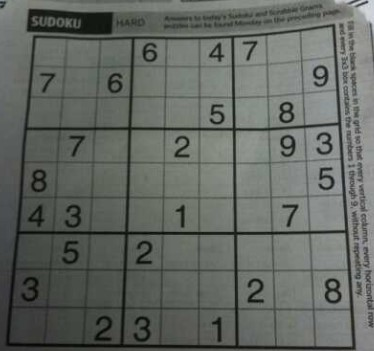
#> input picture int-cv-1/images/sudoku.jpg, 374 x 351 px, found by its file name
$ jupyter execute 'Grid Detection.ipynb'   (shell and % lines are left out)
#> lines starting #> are read from the running program, lines starting #| are printed output that depends on the picture; after the words box and inside, x2 and y2 are one past the last pixel; in counts of white or black regions, pixels touching at a corner belong together
# **Grid Detection With OpenCV-Python**

## Grid Detection on a Sudoku Puzzle

In this computer vision technique, we are going to learn about detecting the Sudoku puzzle pattern using OpenCV. This technique will let us create augmented-reality-based experiences for our projects and allows us to familiarize with the techniques used for pattern detection using OpenCV, in specific, _**Grid Detection**_.

The code involves the following steps:

1. Downsampling the image.
2. Blurring it.
3. Applying adaptive threshold.
4. Finding biggest grid that will match the Sudoku puzzle.
5. Cropping the image.
6. Finding and drawing contours.

### Install OpenCV

[cell 1]
# Step 1: Install OpenCV

### Import necessary packages and libraries

[cell 2]
# Step 2: Import necessary packages and libraries
import cv2
import numpy as np
import matplotlib.pyplot as plt

### Load the Sudoku Input mage

[cell 3]
# Step 3: Load the Input Image
img = cv2.imread('E:/DevIncept/Intern-Work/int-cv-1/images/sudoku.jpg')
#> img is the input picture: shape (351, 374, 3); mean B, G, R 98.4, 103.6, 99.2
plt.title('Input Image', color='r'), plt.xticks([]), plt.yticks([])
plt.imshow(img)
plt.show()

### Downsample the image by converting it to Grayscale

[cell 4]
# Step 4: COnvert to Grayscale
gray = cv2.cvtColor(img, cv2.COLOR_BGR2GRAY)
plt.title('Grayscale Image', color='r'), plt.xticks([]), plt.yticks([])
plt.imshow(gray)
plt.show()

### Gaussian Blur to Remove Noise

[cell 5]
# Step 5: Apply Gaussian Blur to Remove Noise
blur = cv2.GaussianBlur(gray, (5,5), 0)
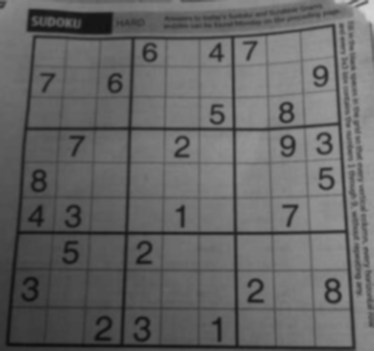
#> blur: shape (351, 374); min 16, max 212, mean 101.8
plt.title('Gaussian Blurred Image', color='r'), plt.xticks([]), plt.yticks([])
plt.imshow(blur)
plt.show()

The above technique is performed to make the extraction of Grid lines much easier.

### Adaptive Thresholding

Now, we are going to apply _**Adaptive Thresholding**_. This step is crucial because normal thresholding thresholds the image as a whole, whereas adaptive threshold thresholds the image taking an optimum value for a local neighborhood.

The input image may have varying illumination levels, so a good choice for using a thresholding algorithm would be an adaptive threshold. It calculates the threshold level of many small windows in the image. This threshold level is then calculated using the mean level in the window.

[cell 6]
# Step 6: Apply Adaptive Thresholding
thresh = cv2.adaptiveThreshold(blur, 255, 1, 1, 11, 2)
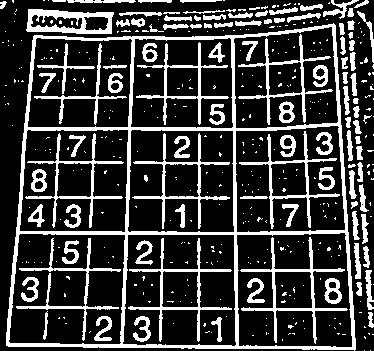
#> thresh: shape (351, 374); 23% white; 432 white regions (329 under 20 px)
plt.title('Thresholded Image', color='r'), plt.xticks([]), plt.yticks([])
plt.imshow(thresh)
plt.show()

### Finding biggest grid that will match the Sudoku puzzle

Now it’s time to find the Sudoku borders from the thresholded image. We shall assume that the biggest square in the image is the Sudoku square. Therefore, we shall find out the biggest grid.

We shall start by finding out the contours in the thresholded image. After finding out the contours, we start to look at the biggest grid. The biggest grid will be the one that will have maximum area, so we will process all the contours to find the one that has the maximum area.

[cell 7]
contours, _ = cv2.findContours(thresh, cv2.RETR_TREE, cv2.CHAIN_APPROX_SIMPLE)
#> contours = 465 contours, 341 with area under 20; largest, box (x1, y1, x2, y2) and area: (6, 23, 356, 351) 102070, (236, 232, 353, 348) 12541, (122, 234, 237, 347) 12114, (8, 233, 126, 345) 11996, (235, 125, 346, 233) 10886

max_area = 0
c = 0
for i in contours:
    area = cv2.contourArea(i)
    if area > 1000:
        if area > max_area:
            max_area = area
            best_cnt = i
            img = cv2.drawContours(img, contours, c, (0, 255, 0), 3)
    c+=1
#> this loop made 465 passes
#> (area, max_area) on pass 103: (102070, 102070)
#> area on passes 7, 11, 12, 13, 14, 16: 44.5, 46, 141.5, 69, 129.5, 100
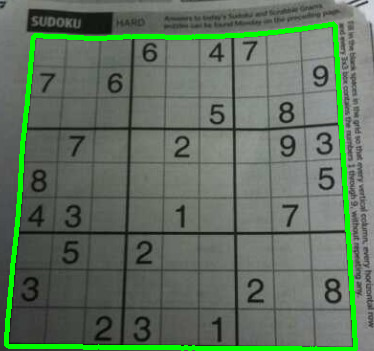
#> img: shape (351, 374, 3); 4.85% of pixels changed, all inside (x1, y1, x2, y2) = (4, 21, 358, 351)
#> after the loop, best_cnt = contour of 175 points, box (x1, y1, x2, y2) (6, 23, 356, 351), area 102070; c = 465; max_area = 102070

With only the borders of the Sudoku puzzle, the next thing is to create a mask image according to these borders, so that we will only detect the grids inside the borders.

[cell 8]
# Step 7: Masking the image
mask = np.zeros((gray.shape),np.uint8)
cv2.drawContours(mask,[best_cnt],0,255,-1)
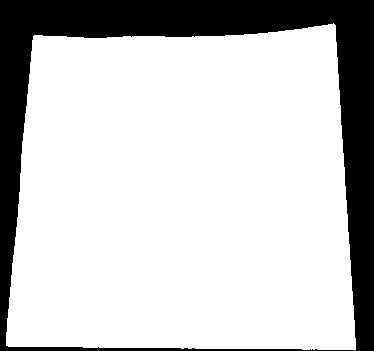
#> mask: shape (351, 374); 78.2% white; 1 black region, box (x1, y1, x2, y2) and area: (0, 0, 374, 351) 28561
cv2.drawContours(mask,[best_cnt],0,0,2)
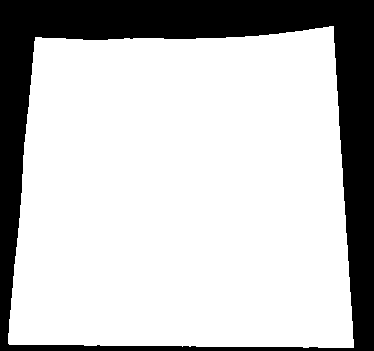
#> mask: shape (351, 374); 76.2% white; 1 black region, box (x1, y1, x2, y2) and area: (0, 0, 374, 351) 31210
plt.title('Mask Image', color='r'), plt.xticks([]), plt.yticks([])
plt.imshow(mask)
plt.show()

### Cropping the image

We then create another image that is same as the one that we are processing, and crop it according to the borders of the Sudoku puzzle.

[cell 9]
# Step 8: Cropping the image
output = np.zeros_like(gray)
output[mask == 255] = gray[mask == 255]
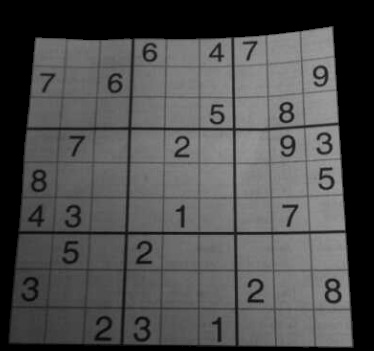
#> output: shape (351, 374); min 0, max 163, mean 77.7
plt.title('New Image', color='r'), plt.xticks([]), plt.yticks([])
plt.imshow(output)
plt.show()

Then, we blur the image and apply the adaptive threshold on the new image.

[cell 10]
blur = cv2.GaussianBlur(output, (5,5), 0)
plt.title('New Blur Image', color='r'), plt.xticks([]), plt.yticks([])
plt.imshow(blur)
plt.show()

[cell 11]
thresh = cv2.adaptiveThreshold(blur, 255, 1, 1, 11, 2)
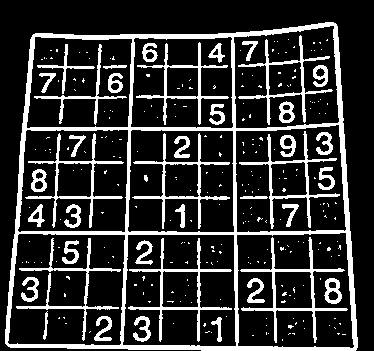
#> thresh: shape (351, 374); 19.3% white; 276 white regions (235 under 20 px)
plt.title('New Thresholded Image', color='r'), plt.xticks([]), plt.yticks([])
plt.imshow(thresh)
plt.show()

### Finding and Drawing Contours

After that, we will find out the contours in the new image and draw these contours on that image.

[cell 12]
# Step 9: Finding and Drawing Contours
contours, _ = cv2.findContours(thresh, cv2.RETR_TREE, cv2.CHAIN_APPROX_SIMPLE)
#> contours = 305 contours, 237 with area under 20; largest, box (x1, y1, x2, y2) and area: (5, 22, 358, 351) 104585, (236, 232, 355, 349) 12699, (122, 234, 237, 347) 12183, (7, 233, 126, 346) 12174, (235, 124, 347, 233) 10962

c = 0
for i in contours:
    area = cv2.contourArea(i)
    if area > 1000/2:
        cv2.drawContours(img, contours, c, (0, 255, 0), 3)
    c+=1
#> this loop made 305 passes
#> area on passes 1, 2, 7: 104585, 12183, 81
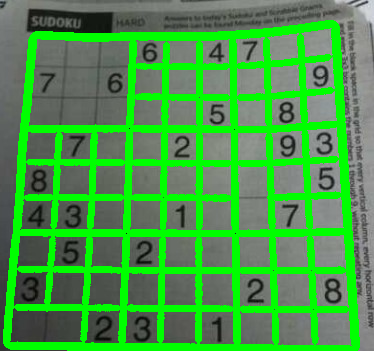
#> img: shape (351, 374, 3); mean B, G, R 71.8, 152.5, 72.4
#> after the loop, c = 305

plt.title('Final Output Image', color='r'), plt.xticks([]), plt.yticks([])
plt.imshow(img)
plt.show()

Hence, we extracted the _Grid Lines_ from the Sudoku Puzzle using **Grid Detection** technique.

## Circle-based Grid Detection

Here, we are trying to extract grid lines from random _**circles**_ using Grid Detection technique.

### CODE

[cell 13]
# Step 1: Load the Input Image
image = cv2.imread('E:/DevIncept/Intern-Work/int-cv-1/images/circle_input.jpg')
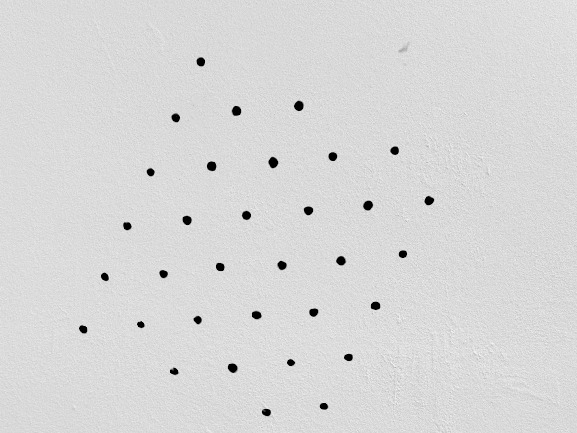
#> input picture int-cv-1/images/circle_input.jpg, 577 x 433 px, found by its file name
#> image is the input picture: shape (433, 577, 3); min 0, max 247, mean 216.3
plt.title('Input Image', color='r'), plt.xticks([]), plt.yticks([])
plt.imshow(image)
plt.show()

[cell 14]
# Step 2: Finding Grids on the centers
shape = (3, 11)
[isFound, centers] = cv2.findCirclesGrid(image, shape, flags = cv2.CALIB_CB_ASYMMETRIC_GRID + cv2.CALIB_CB_CLUSTERING)
#> isFound = True; centers = 33 rows, first 8: [200.4, 61.37], [298.5, 105.4], [394.3, 150.2], [236, 110.5], [332.3, 156.1], [428.6, 200.2], [175.3, 117.3], [272.8, 162.1]

[cell 15]
isFound
#> Out = True

[cell 16]
# Step 3: Finding corners
_image_circles = image.copy()
cv2.drawChessboardCorners(_image_circles, (3, 11), centers, isFound)
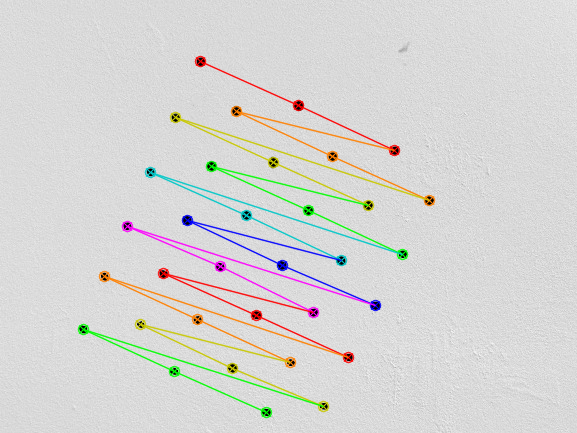
#> _image_circles: shape (433, 577, 3); 5.9% of pixels changed, all inside (x1, y1, x2, y2) = (77, 55, 436, 419)
